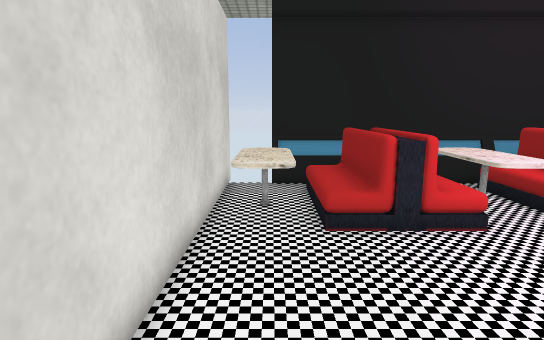
View 1 (above)

18 first-person views from a walk through a Unity game level. The camera is 1.3 m above the floor, tilts 10° down and sees 80° across. The floor is counted in squares, 0.5 m on a side. Each view is taken from the middle of a square. On the plan, view 1 faces up. The plan holds only what a view shows up to about 20 squares ahead; the rest is blank. The place goes on beyond the plan. The player is left out. Some animated figures are not drawn. Some surface patterns are stand-ins.

View 2
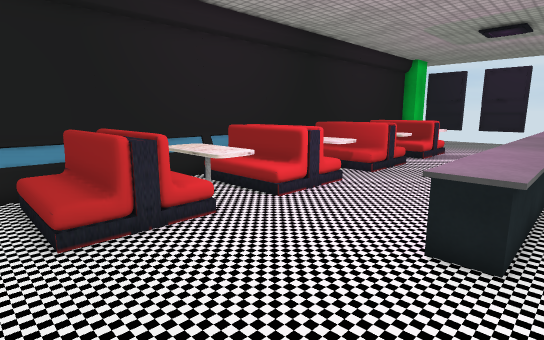

View 3
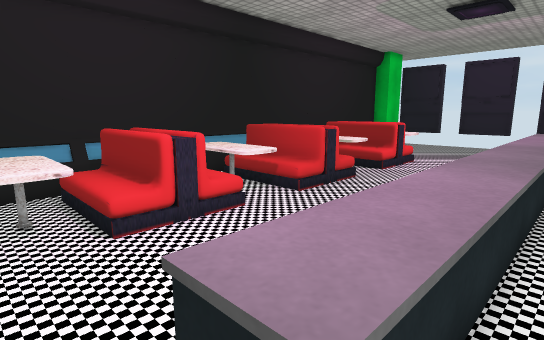

View 4
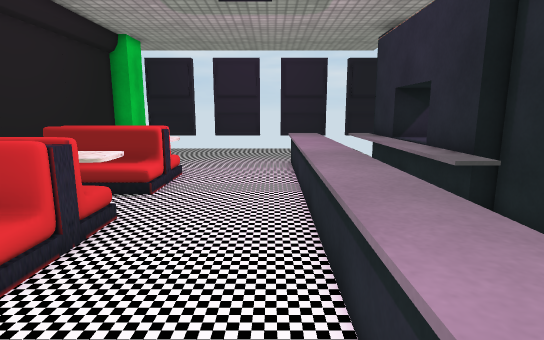

View 5
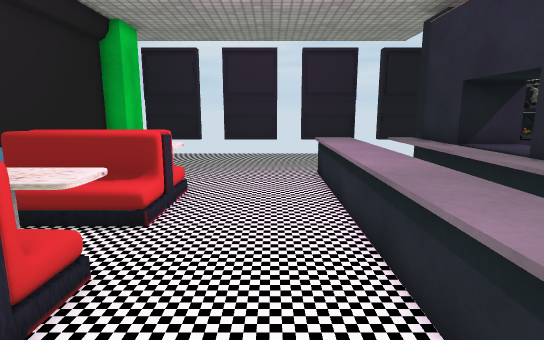

View 6
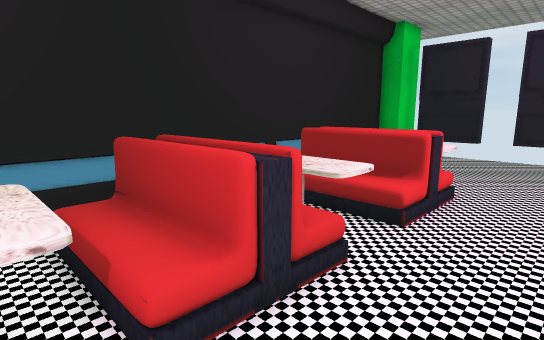

View 7
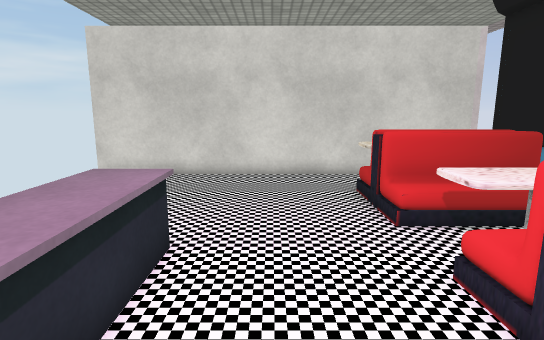

View 8
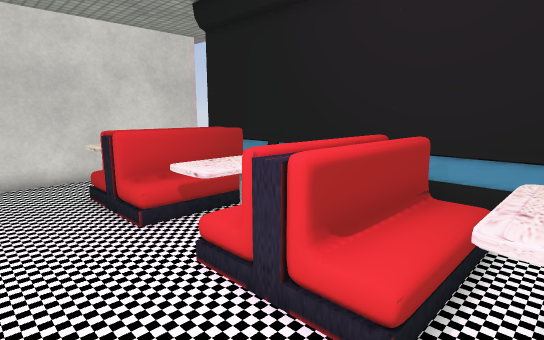

View 9
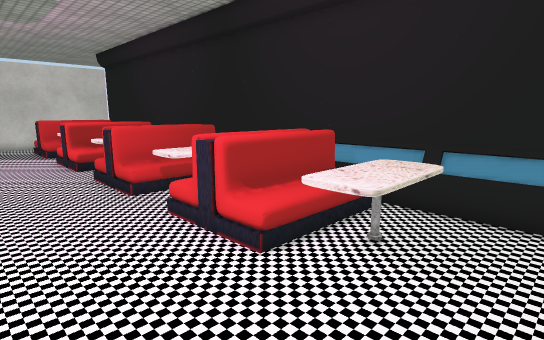

View 10
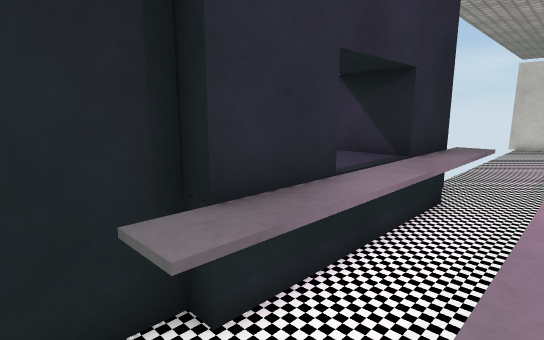

View 11
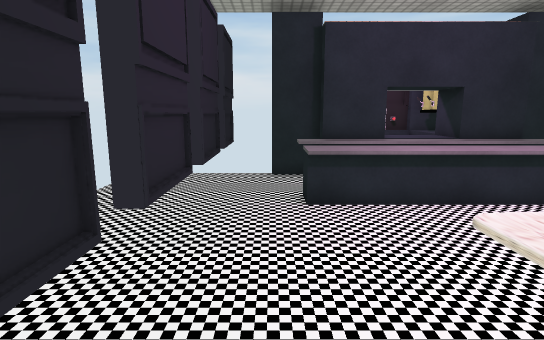

View 12
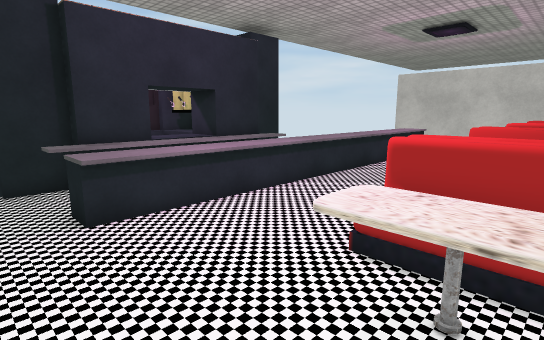

View 13
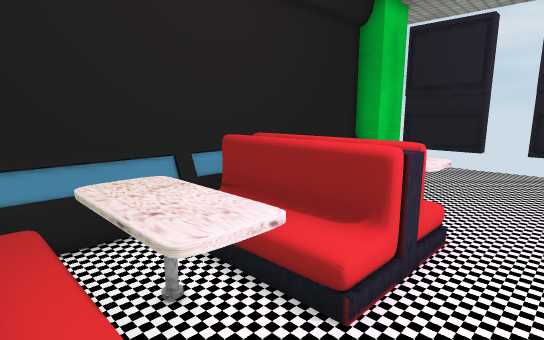

View 14
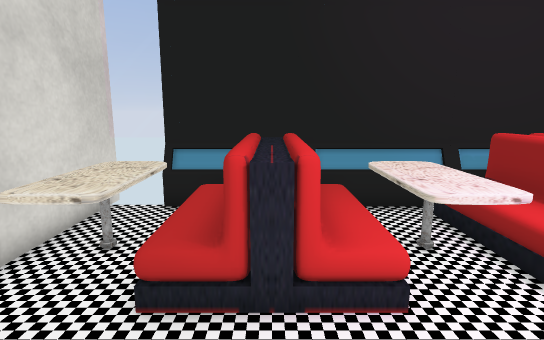

View 15
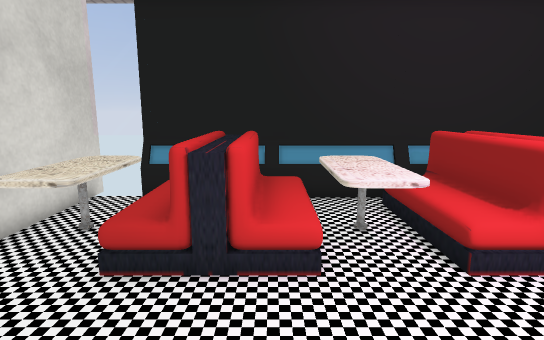

View 16
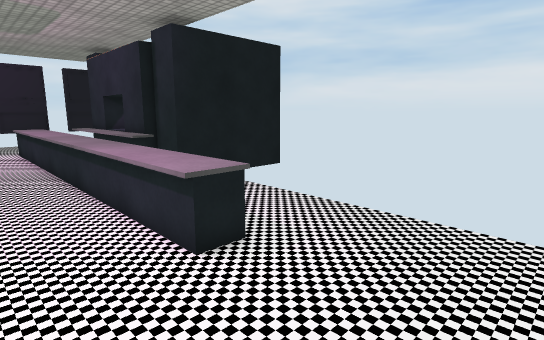

View 17
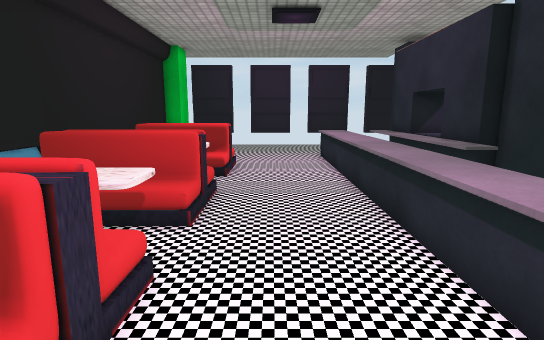

View 18
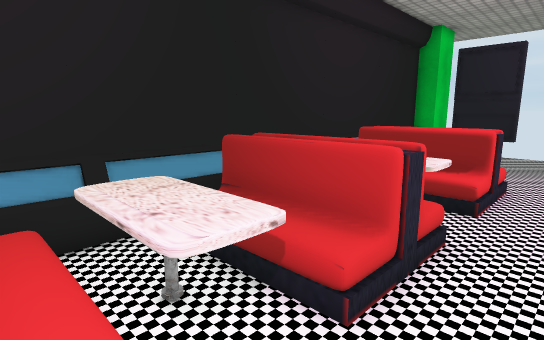

### Floor plan
Key: @ floor where view 1 was taken; # wall or solid block; x gap in a wall; . floor; = window, fence, low wall or low ledge; ^ raised ledge; T thing the floor can be seen under or through; O other object.
Columns run from 2 left of view 1 to 30 right of it. Each row starts with its distance up from view 1.
 13 #
 12 #=#############################
 11 # O.OOO.O.OOO.O.OOO.O.OOO.O...###
 10 #OOOOOOOOOOOOOOOOOOOOOOOOOOO...T.
  9 #OOOOOOOOOOOOOOOOOOOOOOOOOOO...T.
  8 #OOOOOOOOOOOOOOOOOOOOOOOOOOO...x.
  7 #OO.OOO.O.OOO.O.OOO.O.OOO.O......
  6 #..............................#.
  5 #..............................#.
  4 #..............................x.
  3 #................................
  2 #.......^^^^^^^^^^^^^^^^^^^^^..#.
  1 #.......^^^^^^^^^^^^^^^^^^^^^..#.
  0 #.@............................x.
 -1 #  ...............^^^^^^^^^^^....
 -2 #  .............. ^###===###^ .#.
 -3 #                #####^^^##### #
 -4                  #   #===#
 -5                  #       ##

Positions as (right, up) in squares from view 1, and headings:
1: (0, 0), facing up
2: (0, 0), facing up-right
3: (5, 0), facing up-right
4: (9, 3), facing right
5: (12, 4), facing right
6: (12, 4), facing up-right
7: (12, 4), facing left
8: (12, 4), facing up-left
9: (27, 3), facing up-left
10: (27, 1), facing down-left
11: (27, 11), facing down
12: (28, 10), facing down-left
13: (16, 5), facing up-right
14: (3, 3), facing up
15: (4, 2), facing up
16: (1, 5), facing down-right
17: (6, 5), facing right
18: (10, 5), facing up-right
